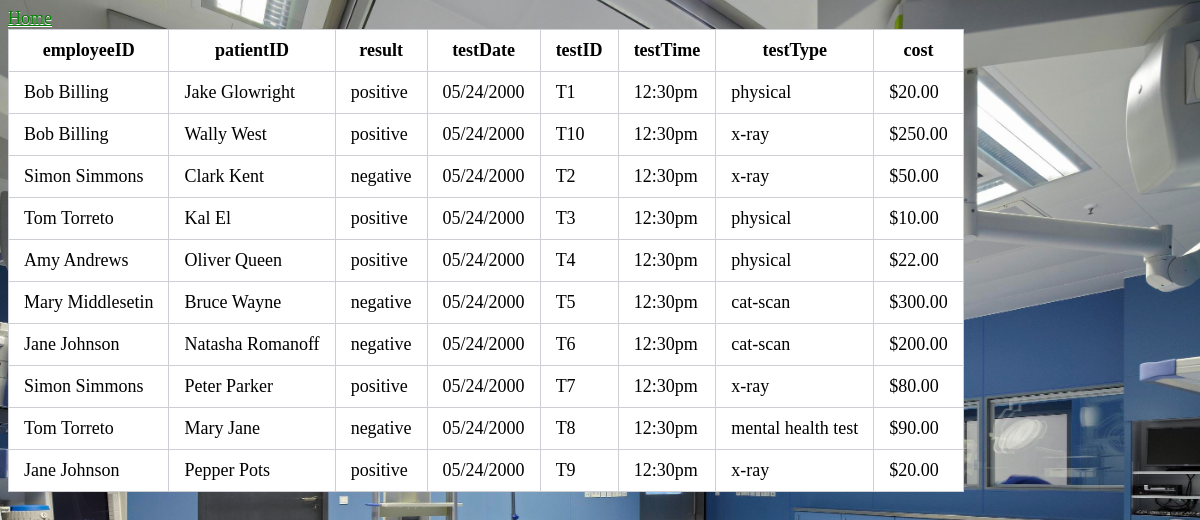
/labTest.php, run on the app's committed database.
### tables this page shows
CREATE TABLE `labtest` (
  `cost` varchar(11) NOT NULL,
  `employeeID` varchar(11) NOT NULL,
  `patientID` varchar(11) NOT NULL,
  `result` varchar(10) NOT NULL,
  `testDate` varchar(11) NOT NULL,
  `testID` varchar(11) NOT NULL,
  `testTime` varchar(11) NOT NULL,
  `testType` varchar(20) NOT NULL
);

CREATE TABLE `employee` (
  `address` varchar(25) DEFAULT NULL,
  `name` varchar(20) NOT NULL,
  `phoneNumber` varchar(15) DEFAULT NULL,
  `job` varchar(20) NOT NULL,
  `taxID` int(11) DEFAULT NULL,
  `employeeID` varchar(11) NOT NULL
);

CREATE TABLE `patient` (
  `address` varchar(25) DEFAULT NULL,
  `dateOfBirth` varchar(10) DEFAULT NULL,
  `name` varchar(20) NOT NULL,
  `phoneNumber` varchar(20) DEFAULT NULL,
  `patientID` varchar(11) NOT NULL,
  `sex` varchar(10) DEFAULT NULL
);

### labTest.php (the view, shortened to what this page needs)
<!DOCTYPE html>
<html>
<head><link rel="stylesheet" href="style.css" type="text/css"></head>
<a href ="index.html">Home</a>
<body>
<?php
include('dbconnect.php');
$query = "SELECT *, em.name as em_name,p.name as p_name FROM labtest l INNER JOIN employee em ON l.employeeID=em.employeeID INNER JOIN patient p ON l.patientID=p.patientID";
$result = mysqli_query($conn,$query);
echo
"<table>
<tr>
<th>employeeID</th>
<th>patientID</th>
<th>result</th>
<th>testDate</th>
<th>testID</th>
<th>testTime</th>
<th>testType</th>
<th>cost</th>
</tr>";
if($result->num_rows>0){
while($row = mysqli_fetch_assoc($result)){
	if($row)
		echo "<tr><td>".$row["em_name"]."</td><td>".$row["p_name"]."</td><td>".$row["result"]."</td><td>".$row["testDate"]."</td><td>".$row["testID"]
	."</td><td>".$row["testTime"]."</td><td>".$row["testType"]."</td><td>".$row["cost"]."</td></tr>";
}}
else{
	echo "no results bro";
}
echo
"</table>";
?>
</body>
</html>

### style.css (style rules this page uses)
table { border-collapse: collapse; background-color:white; }
th, td { border: 1px solid #cecfd5; padding: 10px 15px; }
body { font-size:18px; text-shadow: 0 1px 0 white; color:black; }
html { background: url("wellnessClinic.jpg") no-repeat center center fixed; -webkit-background-size: cover; -moz-background-size: cover; -o-background-size: cover; background-size: cover; }
a:link { color:green; }

### data on the page
labtest: employeeID.name "Bob Billing", patientID.name "Jake Glowright", result "positive", testDate "05/24/2000", testID "T1", testTime "12:30pm", testType "physical", cost "$20.00"
labtest: employeeID.name "Bob Billing", patientID.name "Wally West", result "positive", testDate "05/24/2000", testID "T10", testTime "12:30pm", testType "x-ray", cost "$250.00"
labtest: employeeID.name "Simon Simmons", patientID.name "Clark Kent", result "negative", testDate "05/24/2000", testID "T2", testTime "12:30pm", testType "x-ray", cost "$50.00"
labtest: employeeID.name "Tom Torreto", patientID.name "Kal El", result "positive", testDate "05/24/2000", testID "T3", testTime "12:30pm", testType "physical", cost "$10.00"
labtest: employeeID.name "Amy Andrews", patientID.name "Oliver Queen", result "positive", testDate "05/24/2000", testID "T4", testTime "12:30pm", testType "physical", cost "$22.00"
labtest: employeeID.name "Mary Middlesetin", patientID.name "Bruce Wayne", result "negative", testDate "05/24/2000", testID "T5", testTime "12:30pm", testType "cat-scan", cost "$300.00"
labtest: employeeID.name "Jane Johnson", patientID.name "Natasha Romanoff", result "negative", testDate "05/24/2000", testID "T6", testTime "12:30pm", testType "cat-scan", cost "$200.00"
labtest: employeeID.name "Simon Simmons", patientID.name "Peter Parker", result "positive", testDate "05/24/2000", testID "T7", testTime "12:30pm", testType "x-ray", cost "$80.00"
labtest: employeeID.name "Tom Torreto", patientID.name "Mary Jane", result "negative", testDate "05/24/2000", testID "T8", testTime "12:30pm", testType "mental health test", cost "$90.00"
labtest: employeeID.name "Jane Johnson", patientID.name "Pepper Pots", result "positive", testDate "05/24/2000", testID "T9", testTime "12:30pm", testType "x-ray", cost "$20.00"
